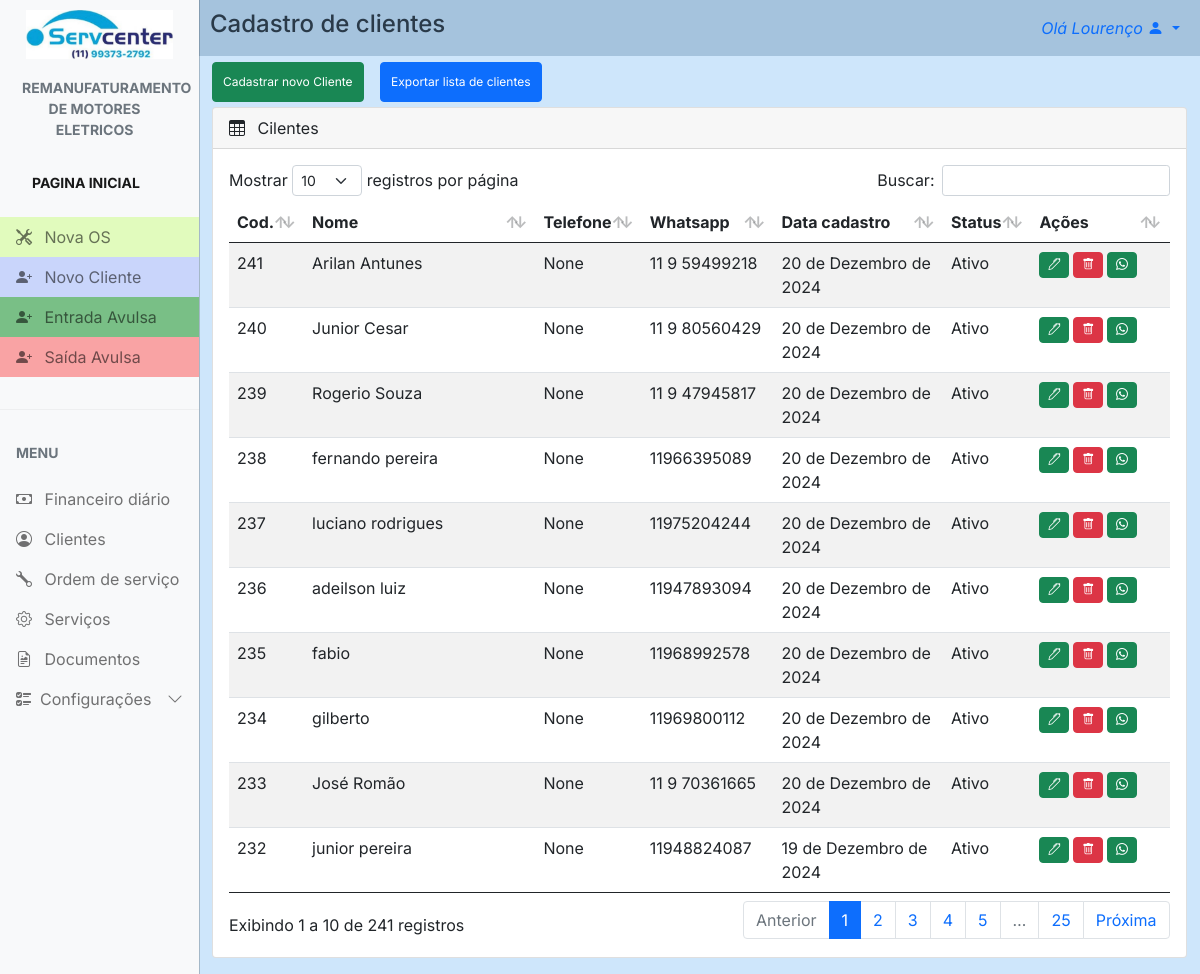
/clients/ (signed in), run on the app's committed database.
### config/models.py (models this page shows, shortened)
class Config(models.Model):
    nome_empresa = models.CharField(max_length=100, blank=True, null=True)
    nome_fantasia = models.CharField(max_length=100, blank=True, null=True)
    responsavel = models.CharField(max_length=100, blank=True, null=True)
    atividade = models.CharField(max_length=100, blank=True, null=True)
    cnpj = models.CharField(max_length=20, blank=True, null=True)
    endereco = models.CharField(max_length=100, blank=True, null=True)
    numero = models.CharField(max_length=10, blank=True, null=True)
    bairro = models.CharField(max_length=50, blank=True, null=True)
    cidade = models.CharField(max_length=50, blank=True, null=True)
    estado = models.CharField(max_length=2, blank=True, null=True)
    cep = models.CharField(max_length=10, blank=True, null=True)
    logo1 = models.ImageField(upload_to='logos', blank=True, null=True)
    logo2 = models.ImageField(upload_to='logos', blank=True, null=True)
    obs = models.TextField(blank=True, null=True)
    data = models.DateField(blank=True, null=True)
    telefone = models.CharField(max_length=20, blank=True, null=True)
    whatsapp = models.CharField(max_length=20, blank=True, null=True)

### clients/models.py (models this page shows, shortened)
class client(models.Model):
    cod_cli = models.AutoField(primary_key=True)
    tipo_cad = models.CharField(max_length=15, default="Pessoa Física")
    nome = models.CharField(max_length=50)
    rg = models.CharField(max_length=11, null=True, blank=True)
    cpf = models.CharField(max_length=20, null=True, blank=True)
    data_nasc = models.DateField(null=True, blank=True)
    telefone = models.CharField(max_length=50, null=True, blank=True)
    celular = models.CharField(max_length=14, null=True, blank=True)
    whatsapp = models.CharField(max_length=14, null=True, blank=True)
    email = models.CharField(max_length=30, null=True, blank=True)
    ativo = models.BooleanField(null=True, blank=True)
    data_cadastro = models.DateField(auto_now_add=True, blank=True)
    foto = models.ImageField(upload_to="foto_cliente", null=True, blank=True)
    vendedor = models.ForeignKey(User, on_delete=models.DO_NOTHING)
    tipo_end = models.CharField(max_length=15, default="Residencial")
    rua = models.CharField(max_length=50, null=True, blank=True)
    numero = models.CharField(max_length=5, null=True, blank=True)
    compl = models.CharField(max_length=50, null=True, blank=True)
    bairro = models.CharField(max_length=50, null=True, blank=True)
    cidade = models.CharField(max_length=50, null=True, blank=True)
    uf = models.CharField(max_length=20, null=True, blank=True)
    cep = models.CharField(max_length=9, null=True, blank=True)

### clients/views.py (the view)
# urls.py: path('', views.clients, name="clients"),
@login_required
def clients(request):
    if request.method == "GET":
        cli = client.objects.all()
        return render(request, 'clients.html', {'cli': cli})
    else:
        return HttpResponseBadRequest('Invalid request method')

### config/context_processors.py (called while the page is built)
def conf(request):
    logo = Config.objects.all().first
    return {'logo': logo}

### servcenter/context_processors.py (called while the page is built)
def project_settings(request):
    config = Config.objects.first()
    return {
        'config': config,
    }

### clients/templates/clients.html (shortened to what this page needs)
{% extends "main.html" %} {% load static %} {% block 'head' %}
<link rel="stylesheet" href="{% static 'css/main.css' %}" />
<link rel="stylesheet" href="{% static 'clients/css/clients.css' %}" />
{% endblock %} {% block 'main' %}
<div class="row">
  <div id="cad_cli_tit">
    <a>Cadastro de clientes</a>
  </div>
  <div class="actions_bar">
    <a href="{% url 'new_client' %}" id="btn_nc" type="button" class="btn btn-success">
      Cadastrar novo Cliente
    </a>
    <a href="{% url 'clientes_xlr' %}"id="btn_ac" type="button" class="btn btn-primary">
      Exportar lista de clientes
    </a>
  </div>
  <div class="col-md-12 mb-3">
    <div class="card">
      <div class="card-header">
        <span><i class="bi bi-table me-2"></i></span> Cilentes
      </div>
      <div class="card-body">
        <div id="table_cli" class="table-responsive">
          <table
            id="example"
            class="table table-striped data-table"
            style="width: 100%"
          >
            <thead>
              <tr>
                <th>Cod.</th>
                <th>Nome</th>
                <th>Telefone</th>
                <th>Whatsapp</th>
                <th>Data cadastro</th>
                <th>Status</th>
                <th id="acoes_th">Ações</th>
              </tr>
            </thead>
            <tbody>
              {% for clients in cli %}
              <tr>
                <td>{{ clients.cod_cli }}</td>
                <td>{{ clients.nome }}</td>
                <td>{{ clients.telefone }}</td>
                <td>{{ clients.whatsapp }}</td>
                <td>{{ clients.data_cadastro }}</td>
                <td>
                  {% if clients.ativo == True %}
                    <span>Ativo</span>
                  {% elif clients.ativo == False %}
                    <span>Inativo</span>
                  {% endif %}
                </td>
                <th>
                  <a id="btn_ed" href="{% url 'edit_client' clients.cod_cli %}"  type="button" class="btn btn-success">
                    <i class="bi bi-pen"></i>
                  </a>
                  <a href="{% url 'del_cli' clients.cod_cli %}" id="btn_ap" type="button" class="btn btn-danger delete">
                    <i class="bi bi-trash"></i>
                  </a>
                  <a href="https://api.whatsapp.com/send?phone=55{{clients.whatsapp}}&text=Ol%C3%A1, {{clients.nome}} tudo bem?" id="btn_wz" type="button" class="btn btn-success">
                    <i class="bi bi-whatsapp"></i>
                  </a>
                </th>
              </tr>
              {% endfor %}
            </tbody>
          </table>
        </div>
      </div>
    </div>
  </div>
</div>
{% endblock%}

### templates/main.html (shortened to what this page needs)
{% load static %}
<!DOCTYPE html>
<html lang="en">
  <head>
    <link rel="stylesheet" href="{% static 'css/bootstrap.min.css'%}" />
    <link
      rel="stylesheet"
      href="https://cdn.jsdelivr.net/npm/bootstrap-icons@1.4.1/font/bootstrap-icons.css"
    />
    <link rel="stylesheet" href="{% static 'css/dataTables.bootstrap5.min.css' %}" />
    <link rel="stylesheet" href="{% static 'css/main.css' %}" />
    {% block 'head' %}{% endblock %}
  </head>
  <body>
    <div
      class="offcanvas offcanvas-start sidebar-nav bg-light"
      tabindex="-1"
      id="sidebar"
    >
      <div class="offcanvas-body p-0">
        <nav class="navbar-light">
          <ul class="navbar-nav">
            <li>
              <div class="text-muted small fw-bold text-uppercase px-3">
                <a href="{% url 'dashboard' %}">
                  {% if config.logo1 %}
                    <img id="logo" src="{{ config.logo1.url }}" alt="logo" />
                  {% else %}
                    <p>No logo available</p>
                  {% endif %}
                </a>
              </div>
            </li>
            <li id="tit_motores">
              <a href="{% url 'dashboard' %}" class="nav-link px-3 active">
                <div class="text-muted small fw-bold text-uppercase px-3 mb-3">
                  {{config.atividade}}
                </div>
              </a>
            </li>
            <li>
              <div class="text-muted small fw-bold text-uppercase px-3 mb-3">
                <a href="{% url 'dashboard' %}" class="nav-link px-3 active">Pagina Inicial</a>
              </div>
            </li>
            <li>
              <a id="n_os" href="{% url 'new_work_order' %}" class="nav-link px-3">
                <span class="me-2"><i class="bi bi-tools"></i></span>
                <span>Nova OS</span>
              </a>
            </li>
            <li>
              <a id="n_cli" href="{% url 'new_client' %}" class="nav-link px-3">
                <span class="me-2"><i class="bi bi-person-plus-fill"></i></span>
                <span>Novo Cliente</span>
              </a>
            </li>
            <li>
              <a id="in" href="{% url 'new_finance' %}" class="nav-link px-3">
                <span class="me-2"><i class="bi bi-person-plus-fill"></i></span>
                <span>Entrada Avulsa</span>
              </a>
            </li>
            <li>
              <a id="out" href="{% url 'new_finance_out' %}" class="nav-link px-3">
                <span class="me-2"><i class="bi bi-person-plus-fill"></i></span>
                <span>Saída Avulsa</span>
              </a>
            </li>
            <li class="my-4"><hr class="dropdown-divider bg-light" /></li>
            <li>
              <div class="text-muted small fw-bold text-uppercase px-3 mb-3">
                Menu
              </div>
            </li>
            {% if user.is_superuser %}
              <li>
                  <a href="{% url 'finance' %}" class="nav-link px-3">
                      <span class="me-2"><i class="bi bi-cash"></i></span>
                      <span>Financeiro</span>
                  </a>
              </li>
            {% else %}
                <li>
                    <a href="{% url 'finance' %}" class="nav-link px-3">
                        <span class="me-2"><i class="bi bi-cash"></i></span>
                        <span>Financeiro diário</span>
                    </a>
                </li>
            {% endif %}
            <li>
              <a href="{% url 'clients' %}" class="nav-link px-3">
                <span class="me-2"><i class="bi bi-person-circle"></i></span>
                <span>Clientes</span>
              </a>
            </li>
            <li>
              <a href="{% url 'work_order' %}" class="nav-link px-3">
                <span class="me-2"><i class="bi bi-wrench"></i></span>
                <span>Ordem de serviço</span>
              </a>
            </li>
            <li>
              <a href="{% url 'services' %}" class="nav-link px-3">
                <span class="me-2"><i class="bi bi-gear"></i></span>
                <span>Serviços</span>
              </a>
            </li>
            <li>
              <a href="{% url 'documents' %}" class="nav-link px-3">
                <span class="me-2"><i class="bi bi-file-earmark-richtext"></i></span>
                <span>Documentos</span>
              </a>
            </li>
            <li>
              <a
                class="nav-link px-3 sidebar-link"
                data-bs-toggle="collapse"
                href="#layouts"
              >
                <span class="me-2"><i class="bi bi-ui-checks"></i></span>
                <span>Configurações</span>
                <span class="ms-auto">
                  <span class="right-icon">
                    <i class="bi bi-chevron-down"></i>
                  </span>
                </span>
              </a>
            </li>
          </ul>
        </nav>
      </div>
    </div>
    <nav class="navbar navbar-expand-lg" id="top_nav">
      <div  class="container-fluid">
        <div class="collapse navbar-collapse" id="topNavBar">
          <ul class="navbar-nav">
            <li class="nav-item dropdown">
              <a
                class="nav-link dropdown-toggle ms-2"
                href="#"
                role="button"
                data-bs-toggle="dropdown"
                aria-expanded="false"
              >
                <i>Olá {{request.user.first_name}}</i>
                <i class="bi bi-person-fill"></i>
              </a>
            </li>
          </ul>
        </div>
      </div>
    </nav>
    {% block 'main' %} {% endblock %}
  </body>
</html>

### templates/static/css/main.css (style rules this page uses)
body, button { font-family: "Inter", sans-serif; margin: 0; padding: 0; background: rgba(91, 170, 244, 0.293); }
:root { --offcanvas-width: 200px; --topNavbarHeight: 0px; }
#logo { padding: 10px; max-width: 100%; }
#n_os { background: rgba(172, 255, 47, 0.303); }
#n_cli { background: rgba(47, 95, 255, 0.234); }
#in { background-color: #2a9c3d9c; }
#out { background-color: #fa6c6c9a; }
#tit_motores { text-align: center; margin-left: -10px; }
.sidebar-nav { width: var(--offcanvas-width); }
.sidebar-link { display: flex; align-items: center; }
.sidebar-link .right-icon { display: inline-flex; }
#top_nav { background: rgba(65, 109, 150, 0.293); }
@media (min-width: 992px) { body { overflow: auto !important; } }
@media (min-width: 992px) { .sidebar-nav { -webkit-transform: none; transform: none; visibility: visible !important; height: calc(100% - var(--topNavbarHeight)); top: var(--topNavbarHeight); } }
@media (min-width: 992px) { #cad_cli_tit { margin-top: -50px; } }

### templates/static/clients/css/clients.css (style rules this page uses)
.row { margin-left: 0px; margin-right: 0px; padding: 0; }
#cad_cli_tit { margin-top: 0px; font-size: 2vh; font-weight: 500; margin-left: 10px; }
#btn_nc, #btn_ac { font-size: 1vh; margin: 0px 0px 5px 12px; }
#btn_ed, #btn_ap, #btn_wz { width: 20px; font-size: 1vh; padding: 3px; justify-content: center; }
#table_cli { font-size: 1.5vh; width: auto; }
.actions_bar { padding: 0px; }
#acoes_th { min-width: 60px; }
@media (min-width: 992px) { .row { margin-left: 200px; margin-right: 1.5px; } }
@media (min-width: 992px) { #cad_cli_tit { margin-top: -50px; font-size: 3vh; font-weight: 500; border: 0; padding: 0; margin-bottom: 20px; } }
@media (min-width: 992px) { #btn_nc, #btn_ac { padding: 10px; font-size: 1.5vh; margin: 0px 0px 5px 12px; } }
@media (min-width: 992px) { #btn_ed, #btn_ap, #btn_wz { width: 30px; font-size: 1.5vh; padding: 3px; } }
@media (min-width: 992px) { #table_cli { font-size: 2vh; } }
@media (min-width: 992px) { #acoes_th { width: 100px; } }

### data on the page
Config: logo1 (picture), atividade "REMANUFATURAMENTO DE MOTORES ELETRICOS"
client: cod_cli "232", nome "junior pereira", telefone "None", whatsapp "11948824087", data_cadastro "19 de Dezembro de 2024", ativo "Ativo"
client: cod_cli "233", nome "José Romão", telefone "None", whatsapp "11 9 70361665", data_cadastro "20 de Dezembro de 2024", ativo "Ativo"
client: cod_cli "234", nome "gilberto", telefone "None", whatsapp "11969800112", data_cadastro "20 de Dezembro de 2024", ativo "Ativo"
client: cod_cli "235", nome "fabio", telefone "None", whatsapp "11968992578", data_cadastro "20 de Dezembro de 2024", ativo "Ativo"
client: cod_cli "236", nome "adeilson luiz", telefone "None", whatsapp "11947893094", data_cadastro "20 de Dezembro de 2024", ativo "Ativo"
client: cod_cli "237", nome "luciano rodrigues", telefone "None", whatsapp "11975204244", data_cadastro "20 de Dezembro de 2024", ativo "Ativo"
client: cod_cli "238", nome "fernando pereira", telefone "None", whatsapp "11966395089", data_cadastro "20 de Dezembro de 2024", ativo "Ativo"
client: cod_cli "239", nome "Rogerio Souza", telefone "None", whatsapp "11 9 47945817", data_cadastro "20 de Dezembro de 2024", ativo "Ativo"
client: cod_cli "240", nome "Junior Cesar", telefone "None", whatsapp "11 9 80560429", data_cadastro "20 de Dezembro de 2024", ativo "Ativo"
client: cod_cli "241", nome "Arilan Antunes", telefone "None", whatsapp "11 9 59499218", data_cadastro "20 de Dezembro de 2024", ativo "Ativo"

### other printed values
{{ request.user.first_name }} "Lourenço"
